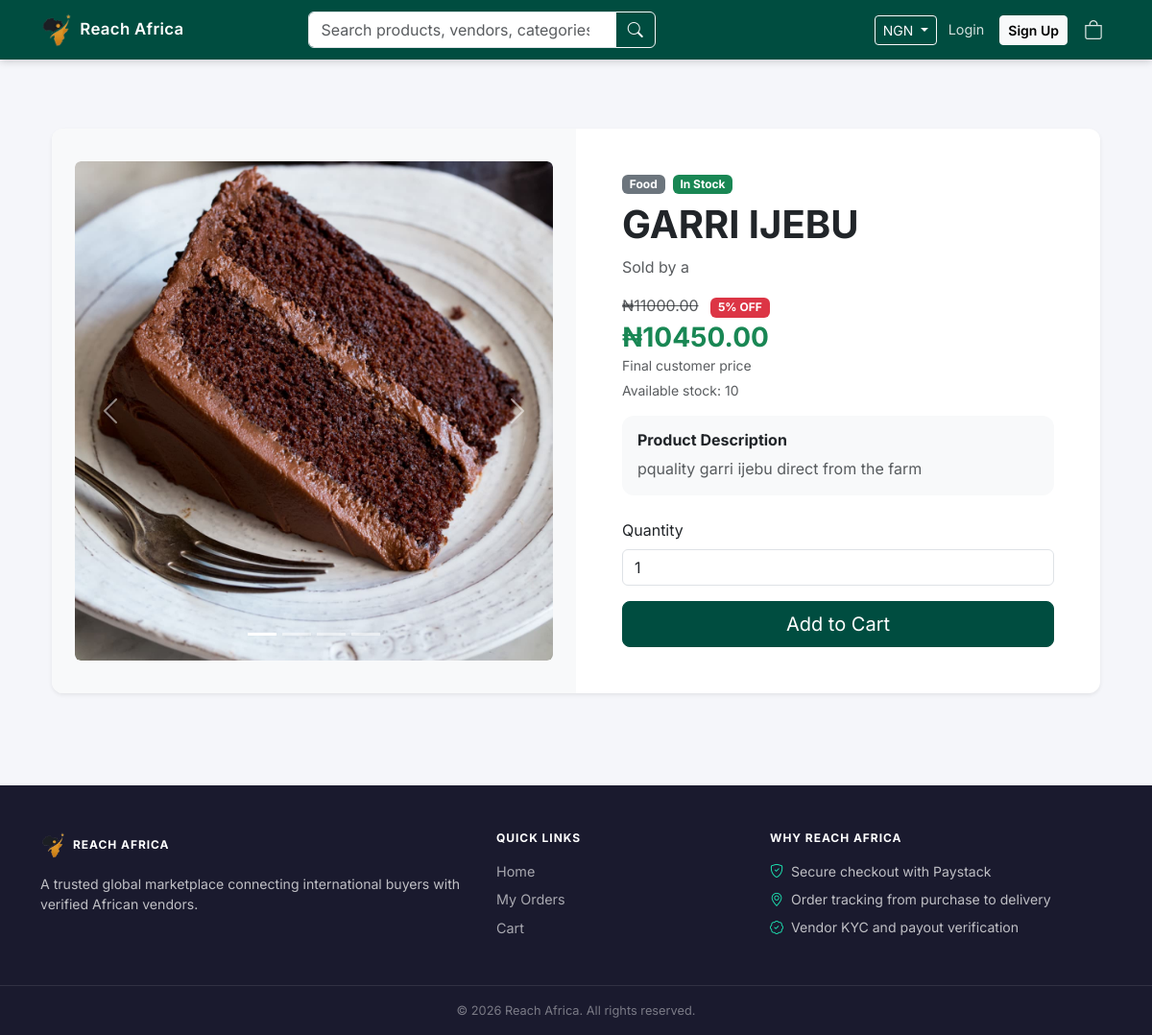
The app's page /vendor/product/63/ with its own data.
### products/models.py (models this page shows, shortened)
class ProductImage(models.Model):
    product = models.ForeignKey(Product, related_name='images', on_delete=models.CASCADE)
    image = models.ImageField(upload_to='products/')
    created_at = models.DateTimeField(auto_now_add=True)

class Product(models.Model):
    class CountryChoices(models.TextChoices):
        NIGERIA = 'NG', 'Nigeria'
        GHANA = 'GH', 'Ghana'
    vendor = models.ForeignKey(settings.AUTH_USER_MODEL, on_delete=models.CASCADE, limit_choices_to={'role': 'vendor'})
    category = models.ForeignKey(Category, on_delete=models.CASCADE)
    country = models.CharField(max_length=2, choices=CountryChoices.choices, default=CountryChoices.NIGERIA)
    name = models.CharField(max_length=255)
    description = models.TextField()
    base_price = models.DecimalField(max_digits=12, decimal_places=2)  # Price vendor receives
    markup_percentage = models.DecimalField(max_digits=5, decimal_places=2, default=10.00)  # Default markup of 10%
    image = models.ImageField(upload_to='products/')
    stock = models.PositiveIntegerField(default=1)
    discount_percentage = models.DecimalField(max_digits=5, decimal_places=2, default=0.00)
    low_stock_threshold = models.PositiveIntegerField(default=5)
    is_active = models.BooleanField(default=True)
    created_at = models.DateTimeField(auto_now_add=True)
    is_promoted = models.BooleanField(default=False)
    promotion_expires_at = models.DateTimeField(null=True, blank=True)
    @property
    def selling_price(self):
        markup_amount = (self.base_price * self.markup_percentage) / 100
        return self.base_price + markup_amount
    @property
    def discounted_price(self):
        if self.discount_percentage and self.discount_percentage > 0:
            discount_amount = (self.selling_price * self.discount_percentage) / 100
            return self.selling_price - discount_amount
        return self.selling_price

class Category(models.Model):
    name = models.CharField(max_length=100)
    slug = models.SlugField(unique=True)

### users/models.py (models this page shows, shortened)
class User(AbstractUser):
    class CountryChoices(models.TextChoices):
        NIGERIA = 'NG', 'Nigeria'
        GHANA = 'GH', 'Ghana'
    class BusinessTypeChoices(models.TextChoices):
        SOLE_PROPRIETORSHIP = 'sole_proprietorship', 'Sole Proprietorship'
        LLC = 'llc', 'Limited Liability Company'
        PARTNERSHIP = 'partnership', 'Partnership'
        CORPORATION = 'corporation', 'Corporation'
        NONPROFIT = 'nonprofit', 'Non-Profit Organization'
        OTHER = 'other', 'Other'
    class IDTypeChoices(models.TextChoices):
        PASSPORT = 'passport', 'International Passport'
        DRIVERS_LICENSE = 'drivers_license', "Driver's License"
        VOTERS_CARD = 'voters_card', "Voter's Card"
        NATIONAL_ID = 'national_id', 'National ID Card'
    class KYCStageChoices(models.TextChoices):
        REGISTRATION = 'registration', 'Registration'
        BUSINESS_INFO = 'business_info', 'Business Information'
        IDENTITY = 'identity', 'Identity Verification'
        CONTACT = 'contact', 'Contact Verification'
        ADDRESS = 'address', 'Address Verification'
        BANKING = 'banking', 'Banking Details'
        GUARANTOR = 'guarantor', 'Guarantor Information'
        COMPLIANCE = 'compliance', 'Product Compliance'
        DOCUMENTS = 'documents', 'Document Upload'
        INTERNAL_CHECK = 'internal_check', 'Internal Checks (Admin)'
        QUALITY_ASSURANCE = 'quality_assurance', 'Quality Assurance (Admin)'
        VERIFIED_SELLER = 'verified_seller', 'Verified Seller'
        APPROVED = 'approved', 'Fully Approved'
        REJECTED = 'rejected', 'Rejected'
    username = None  # Remove username field
    phone_number = models.CharField(max_length=15, unique=True)
    balance = models.DecimalField(max_digits=12, decimal_places=2, default=0.00)
    shop_name = models.CharField(max_length=255, blank=True, null=True)
    shop_address = models.TextField(blank=True, null=True)
    bank_name = models.CharField(max_length=100, blank=True, null=True)
    bank_account_name = models.CharField(max_length=150, blank=True, null=True)
    bank_account_number = models.CharField(max_length=30, blank=True, null=True)
    id_document = models.ImageField(upload_to='kyc/documents/', blank=True, null=True)
    is_verified = models.BooleanField(default=False)  # Admin flips this switch
    kyc_rejection_reason = models.TextField(blank=True, null=True)
    business_registration_number = models.CharField(max_length=50, blank=True, null=True, verbose_name='CAC/Business Registration Number')
    business_type = models.CharField(max_length=30, choices=BusinessTypeChoices.choices, blank=True, null=True, verbose_name='Business Type')
    business_start_date = models.DateField(blank=True, null=True, verbose_name='Date Business Started')
    business_description = models.TextField(blank=True, null=True, verbose_name='Business Description')
    business_logo = models.ImageField(upload_to='kyc/logos/', blank=True, null=True, verbose_name='Business Logo')
    tin = models.CharField(max_length=20, blank=True, null=True, verbose_name='Tax Identification Number (TIN)')
    date_of_birth = models.DateField(blank=True, null=True)
    nationality = models.CharField(max_length=50, blank=True, null=True)
    nin = models.CharField(max_length=11, blank=True, null=True, unique=True, verbose_name='National Identification Number (NIN)')
    bvn = models.CharField(max_length=10, blank=True, null=True, unique=True, verbose_name='Bank Verification Number (BVN)')
    id_document_type = models.CharField(max_length=30, choices=IDTypeChoices.choices, blank=True, null=True, verbose_name='Government ID Type')
    liveness_selfie = models.ImageField(upload_to='kyc/selfies/', blank=True, null=True, verbose_name='Liveness/Selfie Verification')
    passport_photo = models.ImageField(upload_to='kyc/passports/', blank=True, null=True, verbose_name='Passport Photograph')
    whatsapp_number = models.CharField(max_length=15, blank=True, null=True)
    emergency_contact_name = models.CharField(max_length=100, blank=True, null=True)
    emergency_contact_phone = models.CharField(max_length=15, blank=True, null=True)
    home_address = models.TextField(blank=True, null=True)
    utility_bill = models.FileField(upload_to='kyc/utilities/', blank=True, null=True, verbose_name='Utility Bill')
    kyc_stage = models.CharField(
        max_length=30,
        choices=KYCStageChoices.choices,
        default=KYCStageChoices.REGISTRATION,
        verbose_name='KYC Stage'
    )
    kyc_submitted_at = models.DateTimeField(blank=True, null=True)
    kyc_approved_at = models.DateTimeField(blank=True, null=True)
    otp_phone_verified = models.BooleanField(default=False, verbose_name='Phone OTP Verified')
    otp_email_verified = models.BooleanField(default=False, verbose_name='Email OTP Verified')
    ROLE_CHOICES = (
        ('customer', 'Customer'),
        ('vendor', 'Vendor'),
        ('logistics', 'Logistics'),
        ('admin', 'Admin'),
    )
    role = models.CharField(max_length=10, choices=ROLE_CHOICES, default='customer')
    country = models.CharField(max_length=2, choices=CountryChoices.choices, default=CountryChoices.NIGERIA)
    USERNAME_FIELD = 'phone_number'
    REQUIRED_FIELDS = []
    objects = CustomUserManager()

### products/views.py (the view)
# urls.py: path('product/<int:pk>/', views.product_detail, name='product_detail'),
def product_detail(request, pk):
    product = get_object_or_404(Product, pk=pk)
    gallery_images = product.images.all().order_by('created_at')
    return render(
        request,
        'products/product_detail.html',
        {
            'product': product,
            'gallery_images': gallery_images,
        },
    )

### core/context_processors.py (called while the page is built)
def currency_processor(request):
    currency = request.session.get('currency', 'NGN')
    if currency not in settings.CURRENCIES:
        currency = 'NGN'
    rate = settings.EXCHANGE_RATES.get(currency, 1.0)
    selected_currency = {
        'code': currency,
        **settings.CURRENCIES[currency],
    }
    currencies = [
        {'code': code, **details}
        for code, details in settings.CURRENCIES.items()
    ]
    return {
        'CURRENCY_CODE': currency,
        'CURRENCY_SYMBOL': selected_currency['symbol'],
        'CURRENCY_RATE': rate,
        'selected_currency': selected_currency,
        'currencies': currencies,
        'CURRENCY': selected_currency,
    }

### products/templatetags/currency_tags.py (called while the page is built)
@register.filter
def multiply(value, arg):
    try:
        return float(value) * float(arg)
    except (ValueError, TypeError):
        return value

### users/context_processors.py (called while the page is built)
def notification_count(request):
    if request.user.is_authenticated:
        count = Notification.objects.filter(user=request.user, is_read=False).count()
        return {'unread_notifications_count': count}
    return {'unread_notifications_count': 0}

### templates/products/product_detail.html (shortened to what this page needs)
{% extends 'base.html' %}
{% load currency_tags %}
{% block content %}
<div class="container py-4 py-md-5">
    <div class="card border-0 shadow-sm overflow-hidden">
        <div class="row g-0 align-items-stretch">
            <div class="col-lg-6 bg-light d-flex align-items-center justify-content-center p-3 p-md-4">
                <div id="productGallery" class="carousel slide w-100" data-bs-ride="carousel">
                    <div class="carousel-indicators">
                        <button type="button" data-bs-target="#productGallery" data-bs-slide-to="0" class="active" aria-current="true" aria-label="Main image"></button>
                        {% for image in gallery_images %}
                        <button type="button" data-bs-target="#productGallery" data-bs-slide-to="{{ forloop.counter }}" aria-label="Image {{ forloop.counter|add:1 }}"></button>
                        {% endfor %}
                    </div>
                    <div class="carousel-inner rounded">
                        <div class="carousel-item active">
                            <img src="{{ product.image.url }}" class="img-fluid rounded w-100" alt="{{ product.name }}" style="max-height: 520px; object-fit: cover;">
                        </div>
                    </div>
                    <button class="carousel-control-prev" type="button" data-bs-target="#productGallery" data-bs-slide="prev">
                        <span class="carousel-control-prev-icon" aria-hidden="true"></span>
                    </button>
                    <button class="carousel-control-next" type="button" data-bs-target="#productGallery" data-bs-slide="next">
                        <span class="carousel-control-next-icon" aria-hidden="true"></span>
                    </button>
                </div>
            </div>
            <div class="col-lg-6">
                <div class="p-4 p-md-5 h-100 d-flex flex-column">
                    <div class="d-flex flex-wrap align-items-center gap-2 mb-2">
                        <span class="badge bg-secondary">{{ product.category.name }}</span>
                        {% if product.is_active %}
                        <span class="badge bg-success">In Stock</span>
                        {% else %}
                        <span class="badge bg-danger">Unavailable</span>
                        {% endif %}
                    </div>
                    <h1 class="fw-bold mb-2">{{ product.name }}</h1>
                    <p class="text-muted mb-3">Sold by {{ product.vendor.first_name|default:product.vendor.phone_number }}</p>
                    <div class="mb-3">
                        {% if product.discount_percentage > 0 %}
                        <p class="mb-1 text-muted"><s>{{ CURRENCY_SYMBOL }}{{ product.selling_price|multiply:CURRENCY_RATE|floatformat:2 }}</s>
                            <span class="badge bg-danger ms-2">{{ product.discount_percentage|floatformat:0 }}% OFF</span>
                        </p>
                        {% endif %}
                        <h3 class="text-success fw-bold mb-0">{{ CURRENCY_SYMBOL }}{{ product.discounted_price|multiply:CURRENCY_RATE|floatformat:2 }}</h3>
                        <small class="text-muted">Final customer price</small>
                        <div class="small text-muted mt-1">Available stock: {{ product.stock }}</div>
                    </div>
                    <div class="card border-0 bg-light mb-4">
                        <div class="card-body p-3">
                            <h6 class="fw-bold mb-2">Product Description</h6>
                            <p class="text-muted mb-0">{{ product.description }}</p>
                        </div>
                    </div>
                    <form action="{% url 'cart_add' product.id %}" method="post" class="mt-auto">
                        <div class="mb-3">
                            <label for="quantity" class="form-label">Quantity</label>
                            <input id="quantity" type="number" name="quantity" value="1" min="1" max="{{ product.stock }}" class="form-control" {% if product.stock < 1 %}disabled{% endif %}>
                        </div>
                        <button type="submit" class="btn btn-primary btn-lg w-100" {% if not product.is_active %}disabled{% endif %}>
                            Add to Cart
                        </button>
                    </form>
                </div>
            </div>
        </div>
    </div>
</div>
{% endblock %}

### templates/base.html (style rules this page uses)
:root { --ra-green: #004d40; --ra-green-hover: #00695c; --ra-accent: #1de9b6; }
body { background-color: #f5f6fa; font-family: 'Inter', sans-serif; }
.btn-primary { background-color: var(--ra-green); border-color: var(--ra-green); }
.card { border-radius: 12px; }

### records on screen
Product: image (picture), category.name "Food", name "GARRI IJEBU", vendor.first_name "a", selling_price|multiply "11000.00", discount_percentage "5", discounted_price|multiply "10450.00", stock "10", description "pquality garri ijebu direct from the farm", quantity "1"

### other values on screen
{{ selected_currency.code }} "NGN"
{{ CURRENCY_SYMBOL }} "₦"
